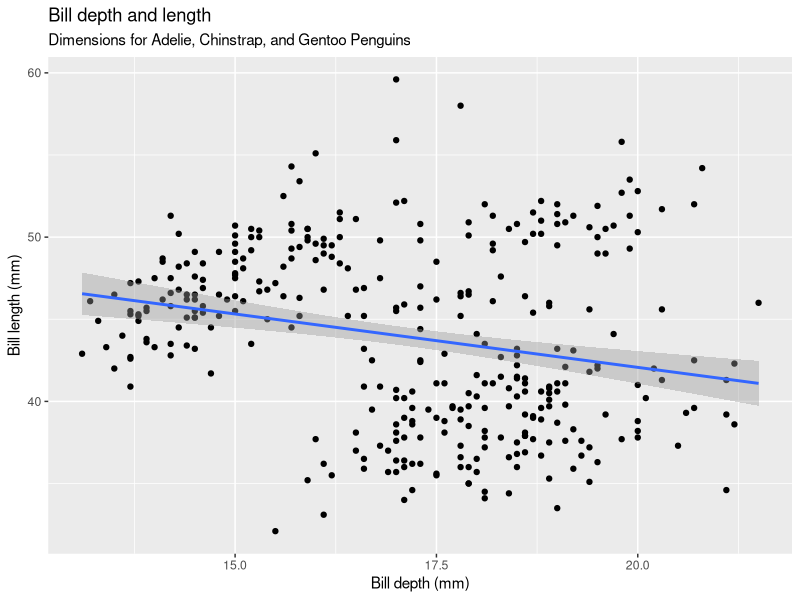
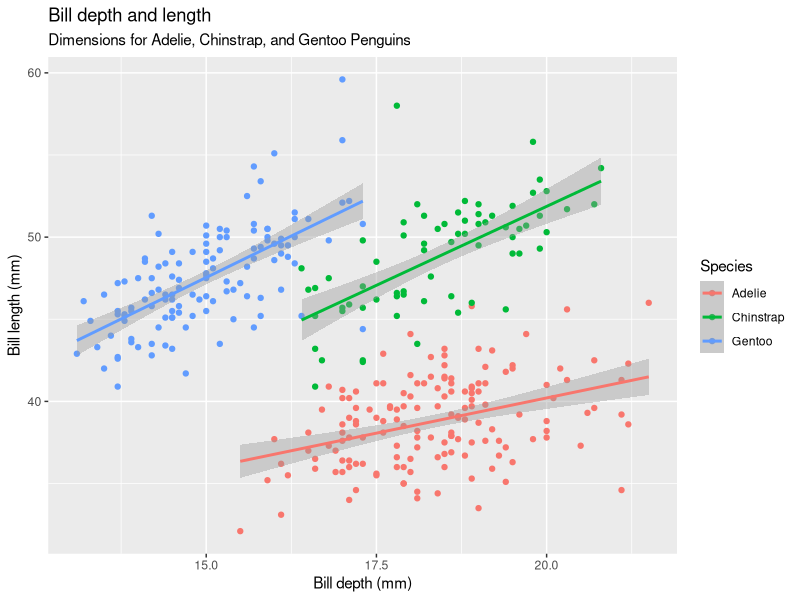
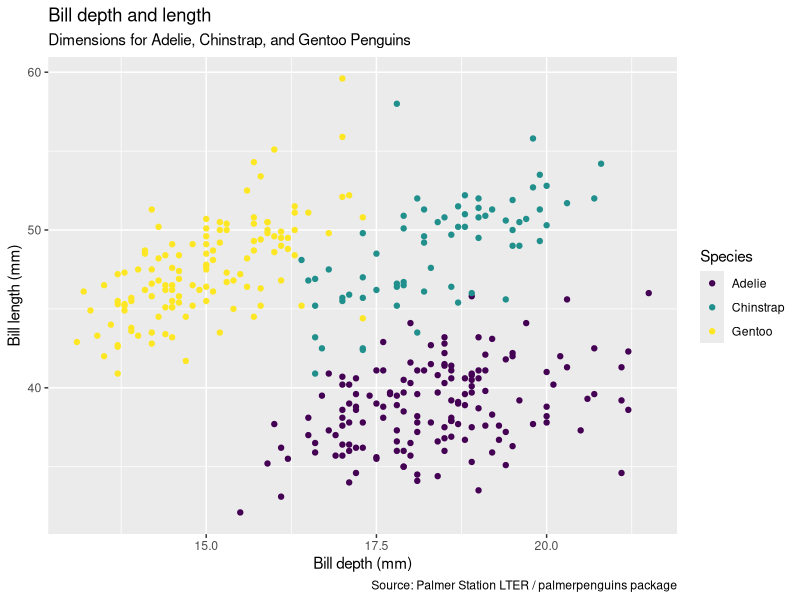
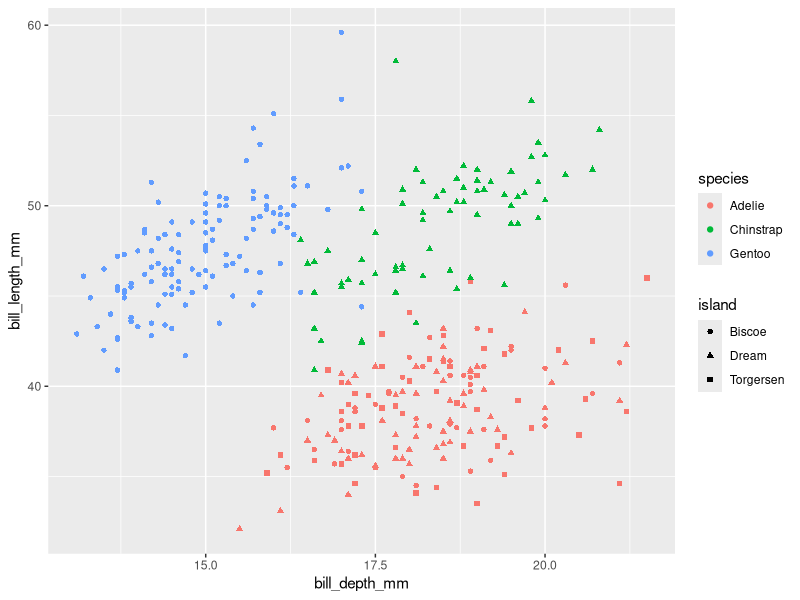
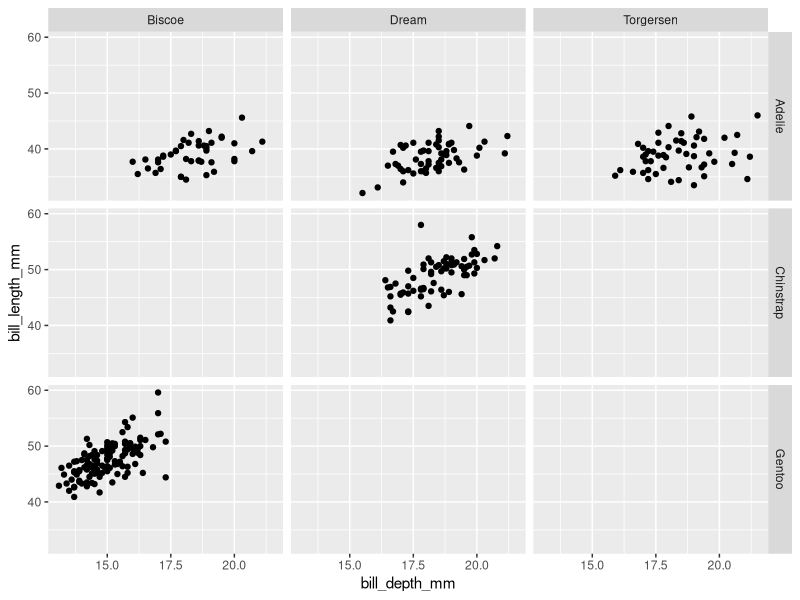
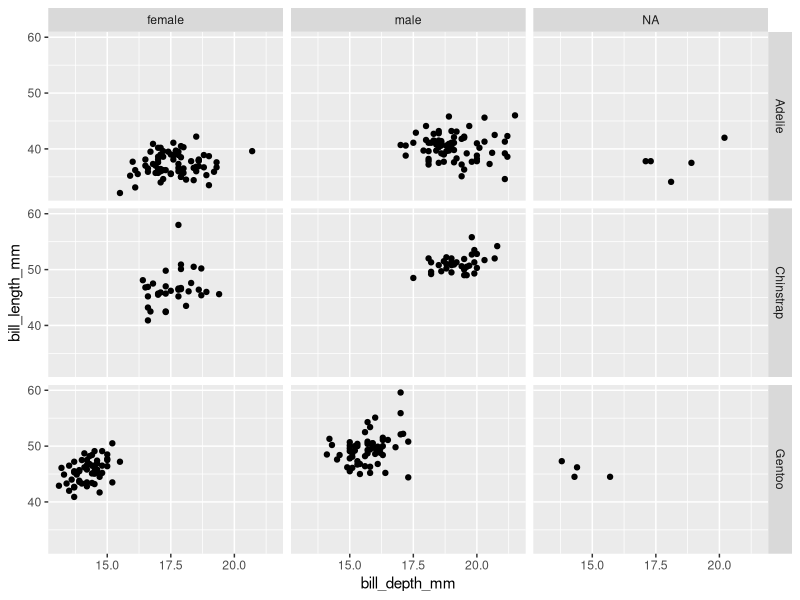
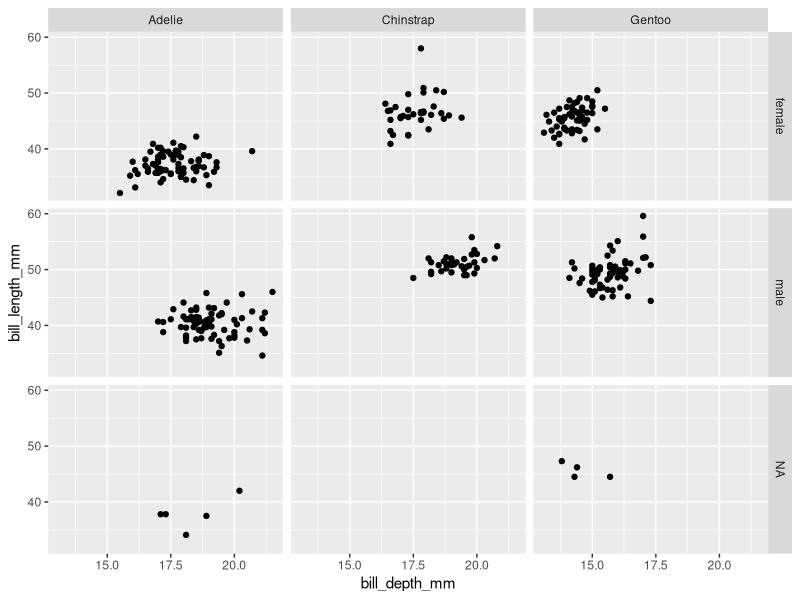

The R source for these figures, in order:
## ---- chunk 1
library(tidyverse)
library(palmerpenguins)
## ---- chunk 2
ggplot(data = penguins, 
       mapping = aes(x = bill_depth_mm, y = bill_length_mm)) +
  geom_point() +
  geom_smooth(method = "lm") +
  labs(title = "Bill depth and length",
       subtitle = "Dimensions for Adelie, Chinstrap, and Gentoo Penguins",
       x = "Bill depth (mm)", y = "Bill length (mm)",
       colour = "Species")
## ---- chunk 3
ggplot(data = penguins, 
       mapping = aes(x = bill_depth_mm, y = bill_length_mm,
                     colour = species)) +
  geom_point() +
  geom_smooth(method = "lm") +
  labs(title = "Bill depth and length",
       subtitle = "Dimensions for Adelie, Chinstrap, and Gentoo Penguins",
       x = "Bill depth (mm)", y = "Bill length (mm)",
       colour = "Species")
## ---- chunk 4
ggplot(data = penguins,
       mapping = aes(x = bill_depth_mm,
                     y = bill_length_mm,
                     colour = species)) +
  geom_point() +
  labs(title = "Bill depth and length",
       subtitle = "Dimensions for Adelie, Chinstrap, and Gentoo Penguins",
       x = "Bill depth (mm)", y = "Bill length (mm)",
       colour = "Species",
       caption = "Source: Palmer Station LTER / palmerpenguins package") +
  scale_colour_viridis_d()
## ---- chunk 5
ggplot(penguins, aes(x = bill_depth_mm, y = bill_length_mm,
                     color = species, shape = island)) + 
  geom_point()
## ---- chunk 6
ggplot(penguins, aes(x = bill_depth_mm, y = bill_length_mm)) + 
  geom_point() +
  facet_grid(rows = vars(species), #<<
             cols = vars(island)) #<<
## ---- chunk 7
ggplot(penguins, aes(x = bill_depth_mm, y = bill_length_mm)) + 
  geom_point() +
  facet_grid(rows = vars(species), #<<
             cols = vars(sex)) #<<
## ---- chunk 8
ggplot(penguins, aes(x = bill_depth_mm, y = bill_length_mm)) + 
  geom_point() +
  facet_grid(rows = vars(sex), #<<
             cols = vars(species)) #<<
